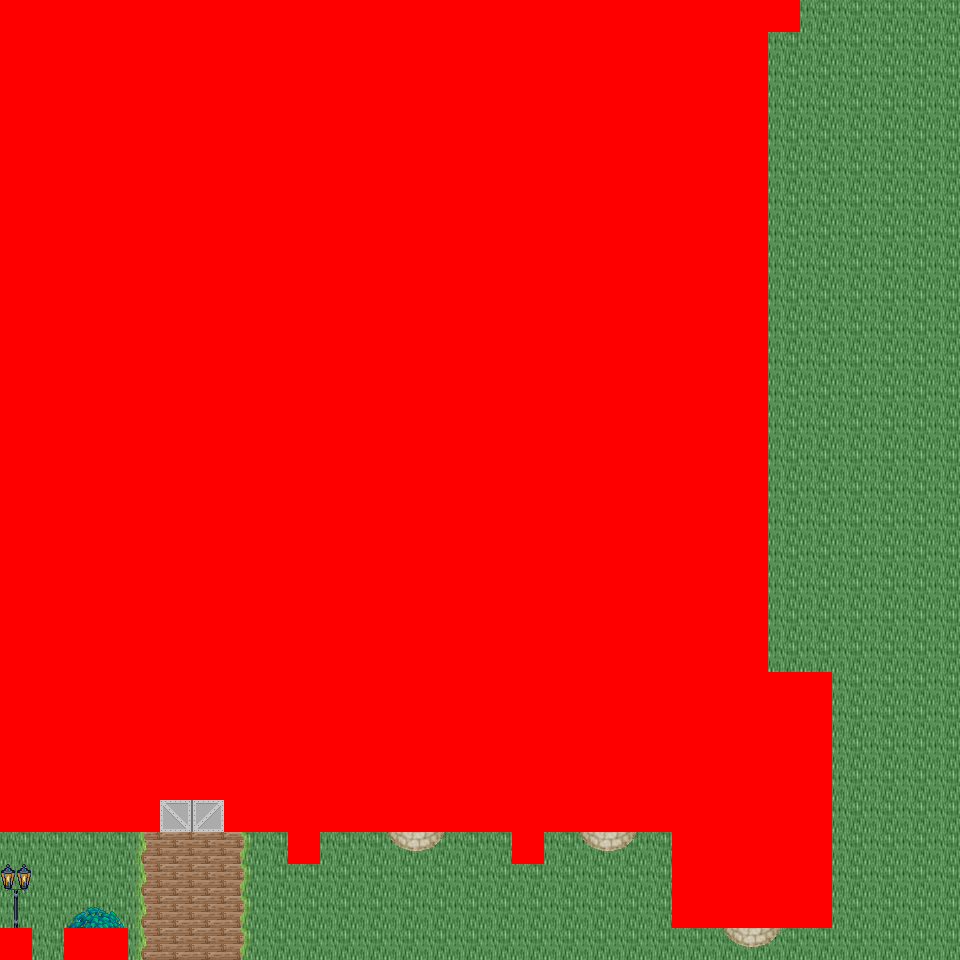

A 2D game scene composited from a Tiled map and its tileset images. What follows is a short description and the map's XML, with each tile layer's data collapsed to a summary:
An orthogonal 30x30 tile map with 32x32 px tiles, 6 tile layers (Ground, Object, Object2, Above, ...), 46 tilesets and 5 objects (5x mapExit).

<map version="1.0" orientation="orthogonal" renderorder="right-down" width="30" height="30" tilewidth="32" tileheight="32" nextobjectid="6">
  <tileset firstgid="1" name="tileset_logic_collision" tilewidth="32" tileheight="32" tilecount="1" columns="1">
    <image source="../drawable/tileset_logic_collision.png" width="32" height="32" />
  </tileset>
  <tileset firstgid="2" name="tileset_ground_ground" tilewidth="32" tileheight="32" tilecount="33" columns="3">
    <image source="../drawable/tileset_ground_ground.png" width="96" height="352" />
  </tileset>
  <tileset firstgid="35" name="tileset_building_castle" tilewidth="32" tileheight="32" tilecount="320" columns="20">
    <image source="../drawable/tileset_building_castle.png" width="640" height="512" />
  </tileset>
  <tileset firstgid="355" name="tileset_item_weapon_cannon" tilewidth="32" tileheight="32" tilecount="12" columns="3">
    <image source="../drawable/tileset_item_weapon_cannon.png" width="96" height="128" />
  </tileset>
  <tileset firstgid="367" name="tileset_item_pot_barrels_1" tilewidth="32" tileheight="32" tilecount="8" columns="4">
    <image source="../drawable/tileset_item_pot_barrels_1.png" width="128" height="64" />
  </tileset>
  <tileset firstgid="375" name="tileset_building_door_door" tilewidth="32" tileheight="32" tilecount="6" columns="3">
    <image source="../drawable/tileset_building_door_door.png" width="96" height="64" />
  </tileset>
  <tileset firstgid="381" name="tileset_building_door_closed" tilewidth="32" tileheight="32" tilecount="1" columns="1">
    <image source="../drawable/tileset_building_door_closed.png" width="32" height="32" />
  </tileset>
  <tileset firstgid="382" name="tileset_building_window_window_centered" tilewidth="32" tileheight="32" tilecount="1" columns="1">
    <image source="../drawable/tileset_building_window_window_centered.png" width="32" height="32" />
  </tileset>
  <tileset firstgid="383" name="tileset_building_decoration_chimney_big" tilewidth="32" tileheight="32" tilecount="2" columns="1">
    <image source="../drawable/tileset_building_decoration_chimney_big.png" width="32" height="64" />
  </tileset>
  <tileset firstgid="385" name="tileset_ground_grass_corners" tilewidth="32" tileheight="32" tilecount="24" columns="6">
    <image source="../drawable/tileset_ground_grass_corners.png" width="192" height="128" />
  </tileset>
  <tileset firstgid="409" name="tileset_ground_grass_edges" tilewidth="32" tileheight="32" tilecount="36" columns="12">
    <image source="../drawable/tileset_ground_grass_edges.png" width="384" height="96" />
  </tileset>
  <tileset firstgid="445" name="tileset_item_statue_lion_statues" tilewidth="32" tileheight="32" tilecount="8" columns="2">
    <image source="../drawable/tileset_item_statue_lion_statues.png" width="64" height="128" />
  </tileset>
  <tileset firstgid="453" name="tileset_item_statue_girl_with_bird" tilewidth="32" tileheight="32" tilecount="12" columns="4">
    <image source="../drawable/tileset_item_statue_girl_with_bird.png" width="128" height="96" />
  </tileset>
  <tileset firstgid="465" name="tileset_furniture_light_lamp_blue" tilewidth="32" tileheight="32" tilecount="3" columns="1">
    <image source="../drawable/tileset_furniture_light_lamp_blue.png" width="32" height="96" />
  </tileset>
  <tileset firstgid="468" name="tileset_light_dim_light_7x5" tilewidth="32" tileheight="32" tilecount="35" columns="7">
    <image source="../drawable/tileset_light_dim_light_7x5.png" width="224" height="160" />
  </tileset>
  <tileset firstgid="503" name="tileset_plant_flower_daisy_blue" tilewidth="32" tileheight="32" tilecount="8" columns="2">
    <image source="../drawable/tileset_plant_flower_daisy_blue.png" width="64" height="128" />
  </tileset>
  <tileset firstgid="511" name="tileset_plant_flower_daisy_red" tilewidth="32" tileheight="32" tilecount="8" columns="2">
    <image source="../drawable/tileset_plant_flower_daisy_red.png" width="64" height="128" />
  </tileset>
  <tileset firstgid="519" name="tileset_plant_flower_daisy_white" tilewidth="32" tileheight="32" tilecount="8" columns="2">
    <image source="../drawable/tileset_plant_flower_daisy_white.png" width="64" height="128" />
  </tileset>
  <tileset firstgid="527" name="tileset_plant_flower_daisy_yellow" tilewidth="32" tileheight="32" tilecount="8" columns="2">
    <image source="../drawable/tileset_plant_flower_daisy_yellow.png" width="64" height="128" />
  </tileset>
  <tileset firstgid="535" name="tileset_plant_tree_fall_trees" tilewidth="32" tileheight="32" tilecount="40" columns="8">
    <image source="../drawable/tileset_plant_tree_fall_trees.png" width="256" height="160" />
  </tileset>
  <tileset firstgid="575" name="tileset_plant_tree_oak_tree" tilewidth="32" tileheight="32" tilecount="20" columns="4">
    <image source="../drawable/tileset_plant_tree_oak_tree.png" width="128" height="160" />
  </tileset>
  <tileset firstgid="595" name="tileset_plant_tree_chestnut_tree" tilewidth="32" tileheight="32" tilecount="20" columns="4">
    <image source="../drawable/tileset_plant_tree_chestnut_tree.png" width="128" height="160" />
  </tileset>
  <tileset firstgid="615" name="tileset_plant_tree_locust_tree" tilewidth="32" tileheight="32" tilecount="20" columns="4">
    <image source="../drawable/tileset_plant_tree_locust_tree.png" width="128" height="160" />
  </tileset>
  <tileset firstgid="635" name="tileset_logic_protection" tilewidth="32" tileheight="32" tilecount="2" columns="2">
    <image source="../drawable/tileset_logic_protection.png" width="64" height="32" />
  </tileset>
  <tileset firstgid="637" name="tileset_plant_bush_hosta" tilewidth="32" tileheight="32" tilecount="9" columns="3">
    <image source="../drawable/tileset_plant_bush_hosta.png" width="96" height="96" />
  </tileset>
  <tileset firstgid="646" name="tileset_plant_flower_flowers_mixed" tilewidth="32" tileheight="32" tilecount="16" columns="4">
    <image source="../drawable/tileset_plant_flower_flowers_mixed.png" width="128" height="128" />
  </tileset>
  <tileset firstgid="662" name="tileset_plant_flower_red_blue_clusters" tilewidth="32" tileheight="32" tilecount="4" columns="1">
    <image source="../drawable/tileset_plant_flower_red_blue_clusters.png" width="32" height="128" />
  </tileset>
  <tileset firstgid="666" name="tileset_furniture_chair_bench_iron" tilewidth="32" tileheight="32" tilecount="4" columns="2">
    <image source="../drawable/tileset_furniture_chair_bench_iron.png" width="64" height="64" />
  </tileset>
  <tileset firstgid="670" name="tileset_plant_stump_stump_pale_purple" tilewidth="32" tileheight="32" tilecount="4" columns="2">
    <image source="../drawable/tileset_plant_stump_stump_pale_purple.png" width="64" height="64" />
  </tileset>
  <tileset firstgid="674" name="tileset_plant_stump_small_stump" tilewidth="32" tileheight="32" tilecount="4" columns="2">
    <image source="../drawable/tileset_plant_stump_small_stump.png" width="64" height="64" />
  </tileset>
  <tileset firstgid="678" name="tileset_building_decoration_banner" tilewidth="32" tileheight="32" tilecount="12" columns="1">
    <image source="../drawable/tileset_building_decoration_banner.png" width="32" height="384" />
  </tileset>
  <tileset firstgid="690" name="tileset_building_decoration_chimney" tilewidth="32" tileheight="32" tilecount="2" columns="1">
    <image source="../drawable/tileset_building_decoration_chimney.png" width="32" height="64" />
  </tileset>
  <tileset firstgid="692" name="tileset_plant_flower_vines_flowered" tilewidth="32" tileheight="32" tilecount="9" columns="3">
    <image source="../drawable/tileset_plant_flower_vines_flowered.png" width="96" height="96" />
  </tileset>
  <tileset firstgid="701" name="tileset_building_decoration_library_banner" tilewidth="32" tileheight="32" tilecount="6" columns="3">
    <image source="../drawable/tileset_building_decoration_library_banner.png" width="96" height="64" />
  </tileset>
  <tileset firstgid="707" name="tileset_logic_portal" tilewidth="32" tileheight="32" tilecount="24" columns="8">
    <image source="../drawable/tileset_logic_portal.png" width="256" height="96" />
  </tileset>
  <tileset firstgid="731" name="tileset_building_cottage" tilewidth="32" tileheight="32" tilecount="256" columns="16">
    <image source="../drawable/tileset_building_cottage.png" width="512" height="512" />
  </tileset>
  <tileset firstgid="987" name="tileset_building_roof_thatched_roof" tilewidth="32" tileheight="32" tilecount="256" columns="16">
    <image source="../drawable/tileset_building_roof_thatched_roof.png" width="512" height="512" />
  </tileset>
  <tileset firstgid="1243" name="tileset_building_window_windows" tilewidth="32" tileheight="32" tilecount="256" columns="16">
    <image source="../drawable/tileset_building_window_windows.png" width="512" height="512" />
  </tileset>
  <tileset firstgid="1499" name="tileset_building_door_doors" tilewidth="32" tileheight="32" tilecount="256" columns="16">
    <image source="../drawable/tileset_building_door_doors.png" width="512" height="512" />
  </tileset>
  <tileset firstgid="1755" name="tileset_building_decoration_chimney_brown_stacks" tilewidth="32" tileheight="32" tilecount="2" columns="1">
    <image source="../drawable/tileset_building_decoration_chimney_brown_stacks.png" width="32" height="64" />
  </tileset>
  <tileset firstgid="1757" name="tileset_ground_ground_3" tilewidth="32" tileheight="32" tilecount="5" columns="5">
    <image source="../drawable/tileset_ground_ground_3.png" width="160" height="32" />
  </tileset>
  <tileset firstgid="1762" name="tileset_plant_bush_bush_pinks" tilewidth="32" tileheight="32" tilecount="4" columns="2">
    <image source="../drawable/tileset_plant_bush_bush_pinks.png" width="64" height="64" />
  </tileset>
  <tileset firstgid="1766" name="tileset_plant_bushes_and_trees" tilewidth="32" tileheight="32" tilecount="144" columns="16">
    <image source="../drawable/tileset_plant_bushes_and_trees.png" width="512" height="289" />
  </tileset>
  <tileset firstgid="1910" name="tileset_plant_bush_berried" tilewidth="32" tileheight="32" tilecount="60" columns="5">
    <image source="../drawable/tileset_plant_bush_berried.png" width="160" height="384" />
  </tileset>
  <tileset firstgid="1970" name="tileset_plant_bush_leafy" tilewidth="32" tileheight="32" tilecount="48" columns="8">
    <image source="../drawable/tileset_plant_bush_leafy.png" width="256" height="192" />
  </tileset>
  <tileset firstgid="2018" name="tileset_plant_bush_flowering" tilewidth="32" tileheight="32" tilecount="72" columns="8">
    <image source="../drawable/tileset_plant_bush_flowering.png" width="256" height="288" />
  </tileset>
  <layer name="Ground" width="30" height="30">
    <data>[900 cells, 900 non-empty, 9 distinct tile ids]</data>
  </layer>
  <layer name="Object" width="30" height="30">
    <data>[900 cells, 144 non-empty, 40 distinct tile ids]</data>
  </layer>
  <layer name="Object2" width="30" height="30">
    <data>[900 cells, 28 non-empty, 15 distinct tile ids]</data>
  </layer>
  <layer name="Above" width="30" height="30">
    <data>[900 cells, 4 non-empty, 4 distinct tile ids]</data>
  </layer>
  <layer name="Above2" width="30" height="30">
    <data>[900 cells, 0 non-empty, 0 distinct tile ids]</data>
  </layer>
  <layer name="Walkable" width="30" height="30">
    <data>[900 cells, 653 non-empty, 1 distinct tile ids]</data>
  </layer>
  <objectgroup name="MapEvents">
    <object id="1" name="north" type="mapExit" x="800" y="0" width="160" height="32">
      <properties>
        <property name="map" value="level_0_x20_y44" />
        <property name="x" value="25" />
        <property name="y" value="28" />
      </properties>
    </object>
    <object id="2" name="south" type="mapExit" x="32" y="928" width="32" height="32">
      <properties>
        <property name="map" value="level_0_x20_y46" />
        <property name="x" value="1" />
        <property name="y" value="1" />
      </properties>
    </object>
    <object id="3" name="south2" type="mapExit" x="128" y="928" width="832" height="32">
      <properties>
        <property name="map" value="level_0_x20_y46" />
        <property name="x" value="4" />
        <property name="y" value="1" />
      </properties>
    </object>
    <object id="4" name="west" type="mapExit" x="0" y="832" width="32" height="96">
      <properties>
        <property name="map" value="level_0_x19_y45" />
        <property name="x" value="28" />
        <property name="y" value="26" />
      </properties>
    </object>
    <object id="5" name="east" type="mapExit" x="928" y="0" width="32" height="960">
      <properties>
        <property name="map" value="level_0_x21_y45" />
        <property name="x" value="1" />
        <property name="y" value="0" />
      </properties>
    </object>
  </objectgroup>
</map>
